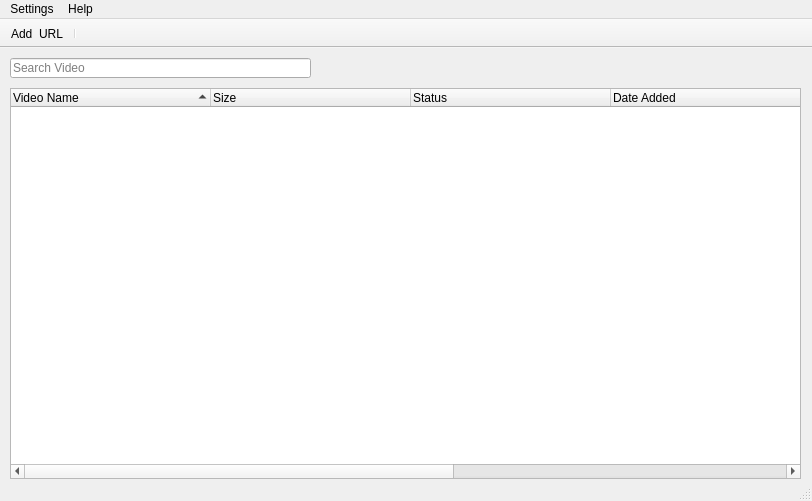
<?xml version="1.0" encoding="UTF-8"?>
<ui version="4.0">
 <author>Ajayi Oluwaseun Emmanuel (Webdezzi Services)</author>
 <class>main</class>
 <widget class="QMainWindow" name="main">
  <property name="geometry">
   <rect>
    <x>0</x>
    <y>0</y>
    <width>812</width>
    <height>501</height>
   </rect>
  </property>
  <property name="sizePolicy">
   <sizepolicy hsizetype="Fixed" vsizetype="Fixed">
    <horstretch>0</horstretch>
    <verstretch>0</verstretch>
   </sizepolicy>
  </property>
  <property name="minimumSize">
   <size>
    <width>812</width>
    <height>501</height>
   </size>
  </property>
  <property name="maximumSize">
   <size>
    <width>812</width>
    <height>501</height>
   </size>
  </property>
  <property name="windowTitle">
   <string>Youtube Downloader</string>
  </property>
  <property name="windowIcon">
   <iconset resource="../../resources.qrc">
    <normaloff>:/images/images/logo.png</normaloff>:/images/images/logo.png</iconset>
  </property>
  <property name="statusTip">
   <string/>
  </property>
  <property name="toolButtonStyle">
   <enum>Qt::ToolButtonTextBesideIcon</enum>
  </property>
  <widget class="QWidget" name="centralwidget">
   <widget class="QTreeWidget" name="videoTreeW">
    <property name="enabled">
     <bool>true</bool>
    </property>
    <property name="geometry">
     <rect>
      <x>10</x>
      <y>40</y>
      <width>791</width>
      <height>391</height>
     </rect>
    </property>
    <property name="sizePolicy">
     <sizepolicy hsizetype="Fixed" vsizetype="Fixed">
      <horstretch>0</horstretch>
      <verstretch>0</verstretch>
     </sizepolicy>
    </property>
    <property name="minimumSize">
     <size>
      <width>601</width>
      <height>121</height>
     </size>
    </property>
    <property name="maximumSize">
     <size>
      <width>900</width>
      <height>700</height>
     </size>
    </property>
    <property name="tabKeyNavigation">
     <bool>true</bool>
    </property>
    <property name="alternatingRowColors">
     <bool>true</bool>
    </property>
    <property name="sortingEnabled">
     <bool>true</bool>
    </property>
    <property name="animated">
     <bool>true</bool>
    </property>
    <attribute name="headerDefaultSectionSize">
     <number>200</number>
    </attribute>
    <column>
     <property name="text">
      <string>Video Name</string>
     </property>
    </column>
    <column>
     <property name="text">
      <string>Size</string>
     </property>
    </column>
    <column>
     <property name="text">
      <string>Status</string>
     </property>
    </column>
    <column>
     <property name="text">
      <string>Date Added</string>
     </property>
    </column>
    <column>
     <property name="text">
      <string>video_id</string>
     </property>
    </column>
    <column>
     <property name="text">
      <string>id</string>
     </property>
    </column>
    <column>
     <property name="text">
      <string>path</string>
     </property>
    </column>
   </widget>
   <widget class="QLineEdit" name="searchLineEdit">
    <property name="geometry">
     <rect>
      <x>10</x>
      <y>10</y>
      <width>301</width>
      <height>20</height>
     </rect>
    </property>
    <property name="text">
     <string/>
    </property>
    <property name="placeholderText">
     <string>Search Video</string>
    </property>
   </widget>
  </widget>
  <widget class="QMenuBar" name="menuBar">
   <property name="geometry">
    <rect>
     <x>0</x>
     <y>0</y>
     <width>812</width>
     <height>21</height>
    </rect>
   </property>
   <widget class="QMenu" name="menuHelp">
    <property name="title">
     <string>Help</string>
    </property>
    <addaction name="actionReportProblem"/>
    <addaction name="actionUpdate_Youtube_dl"/>
   </widget>
   <widget class="QMenu" name="menuSettings">
    <property name="title">
     <string>Settings</string>
    </property>
    <addaction name="actionPreferences"/>
   </widget>
   <addaction name="menuSettings"/>
   <addaction name="menuHelp"/>
  </widget>
  <widget class="QToolBar" name="ToolBar">
   <property name="enabled">
    <bool>true</bool>
   </property>
   <property name="windowTitle">
    <string>Tool Bar</string>
   </property>
   <property name="movable">
    <bool>false</bool>
   </property>
   <property name="floatable">
    <bool>false</bool>
   </property>
   <attribute name="toolBarArea">
    <enum>TopToolBarArea</enum>
   </attribute>
   <attribute name="toolBarBreak">
    <bool>false</bool>
   </attribute>
   <addaction name="addURL"/>
   <addaction name="separator"/>
  </widget>
  <widget class="QStatusBar" name="statusBar"/>
  <action name="addURL">
   <property name="icon">
    <iconset resource="../../resources.qrc">
     <normaloff>:/images/images/add.png</normaloff>:/images/images/add.png</iconset>
   </property>
   <property name="text">
    <string>Add  URL</string>
   </property>
   <property name="toolTip">
    <string>Add Youtube URL to queue</string>
   </property>
  </action>
  <action name="actionManage_servstat">
   <property name="enabled">
    <bool>false</bool>
   </property>
   <property name="text">
    <string>Manage service station</string>
   </property>
   <property name="toolTip">
    <string>Manage location</string>
   </property>
  </action>
  <action name="actionManage_user">
   <property name="enabled">
    <bool>false</bool>
   </property>
   <property name="text">
    <string>Manage users</string>
   </property>
   <property name="toolTip">
    <string>Manage user</string>
   </property>
  </action>
  <action name="actionManage_messages">
   <property name="enabled">
    <bool>false</bool>
   </property>
   <property name="text">
    <string>Manage tickets</string>
   </property>
   <property name="toolTip">
    <string>Manage messages</string>
   </property>
  </action>
  <action name="actionShow_left_pane">
   <property name="checkable">
    <bool>true</bool>
   </property>
   <property name="checked">
    <bool>true</bool>
   </property>
   <property name="text">
    <string>Toggle left pane</string>
   </property>
  </action>
  <action name="actionCreate_Service_Station">
   <property name="enabled">
    <bool>false</bool>
   </property>
   <property name="text">
    <string>Create service station</string>
   </property>
  </action>
  <action name="actionEdit_service_station">
   <property name="enabled">
    <bool>false</bool>
   </property>
   <property name="text">
    <string>Edit service station</string>
   </property>
  </action>
  <action name="actionDelete_service_station">
   <property name="enabled">
    <bool>false</bool>
   </property>
   <property name="text">
    <string>Delete service station</string>
   </property>
  </action>
  <action name="actionHide_toolbar">
   <property name="checkable">
    <bool>true</bool>
   </property>
   <property name="checked">
    <bool>true</bool>
   </property>
   <property name="text">
    <string>Toggle Toolbar</string>
   </property>
  </action>
  <action name="actionManage_Logs">
   <property name="enabled">
    <bool>false</bool>
   </property>
   <property name="text">
    <string>Manage Logs</string>
   </property>
  </action>
  <action name="actionBackup_Data">
   <property name="enabled">
    <bool>false</bool>
   </property>
   <property name="text">
    <string>Backup Database</string>
   </property>
  </action>
  <action name="actionManage_services">
   <property name="enabled">
    <bool>false</bool>
   </property>
   <property name="text">
    <string>Manage services</string>
   </property>
  </action>
  <action name="actionContact_us">
   <property name="enabled">
    <bool>false</bool>
   </property>
   <property name="text">
    <string>Messages</string>
   </property>
  </action>
  <action name="actionJob_application">
   <property name="enabled">
    <bool>false</bool>
   </property>
   <property name="text">
    <string>Job application</string>
   </property>
  </action>
  <action name="actionTraffic">
   <property name="text">
    <string>Traffic</string>
   </property>
  </action>
  <action name="actionBlocked_IPs">
   <property name="text">
    <string>Blocked IPs</string>
   </property>
  </action>
  <action name="actionReportProblem">
   <property name="enabled">
    <bool>true</bool>
   </property>
   <property name="text">
    <string>Report a problem</string>
   </property>
  </action>
  <action name="actionPreferences">
   <property name="enabled">
    <bool>true</bool>
   </property>
   <property name="text">
    <string>Preferences</string>
   </property>
  </action>
  <action name="actionChange_Password">
   <property name="enabled">
    <bool>false</bool>
   </property>
   <property name="text">
    <string>Change Password</string>
   </property>
  </action>
  <action name="actionService_Station">
   <property name="icon">
    <iconset>
     <normaloff>:/images/resources/servicestation.png</normaloff>:/images/resources/servicestation.png</iconset>
   </property>
   <property name="text">
    <string>Service Station</string>
   </property>
   <property name="toolTip">
    <string>View history of service stations in your care</string>
   </property>
   <property name="visible">
    <bool>false</bool>
   </property>
  </action>
  <action name="actionUpdate_Youtube_dl">
   <property name="text">
    <string>Update Youtube-dl</string>
   </property>
  </action>
 </widget>
 <resources>
  <include location="../../resources.qrc"/>
 </resources>
 <connections>
  <connection>
   <sender>actionHide_toolbar</sender>
   <signal>toggled(bool)</signal>
   <receiver>ToolBar</receiver>
   <slot>setVisible(bool)</slot>
   <hints>
    <hint type="sourcelabel">
     <x>-1</x>
     <y>-1</y>
    </hint>
    <hint type="destinationlabel">
     <x>405</x>
     <y>37</y>
    </hint>
   </hints>
  </connection>
 </connections>
</ui>
